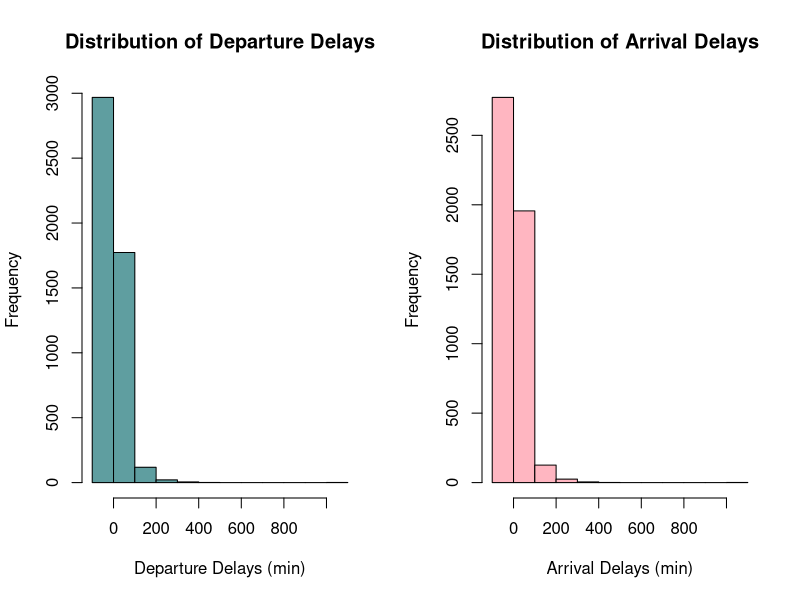
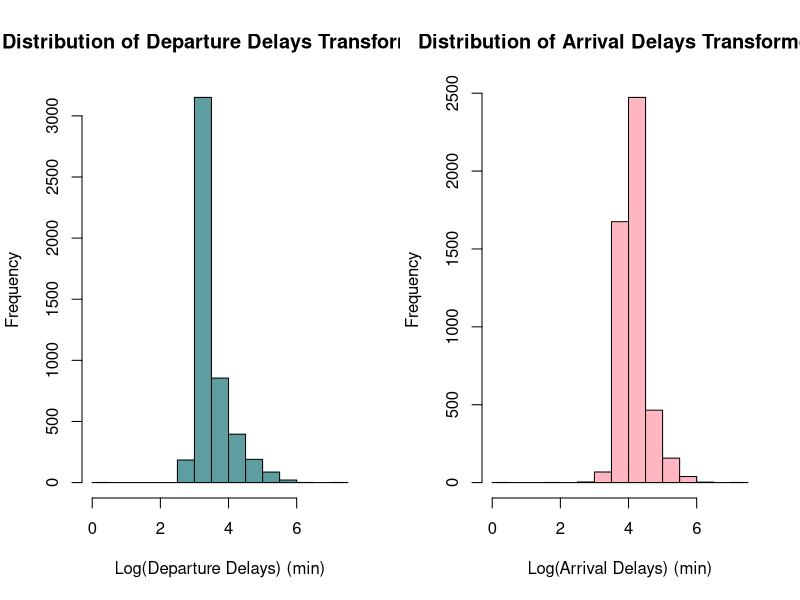
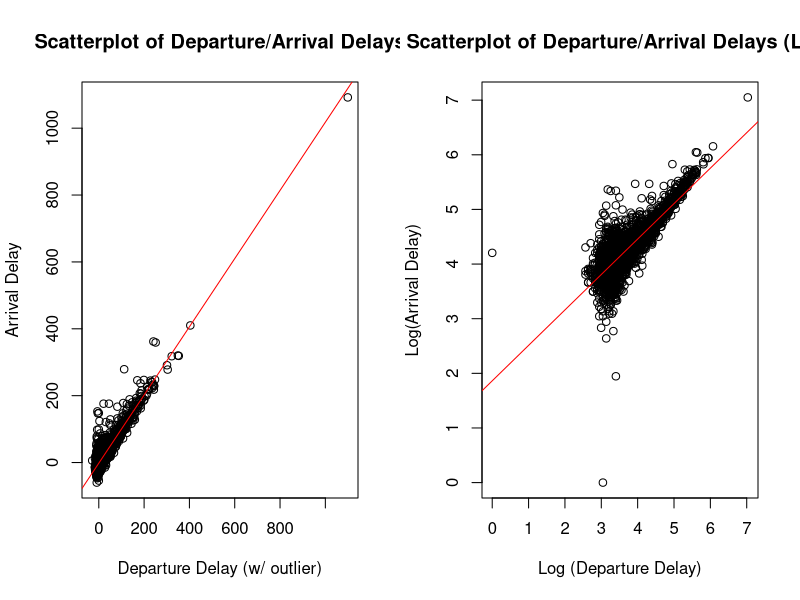
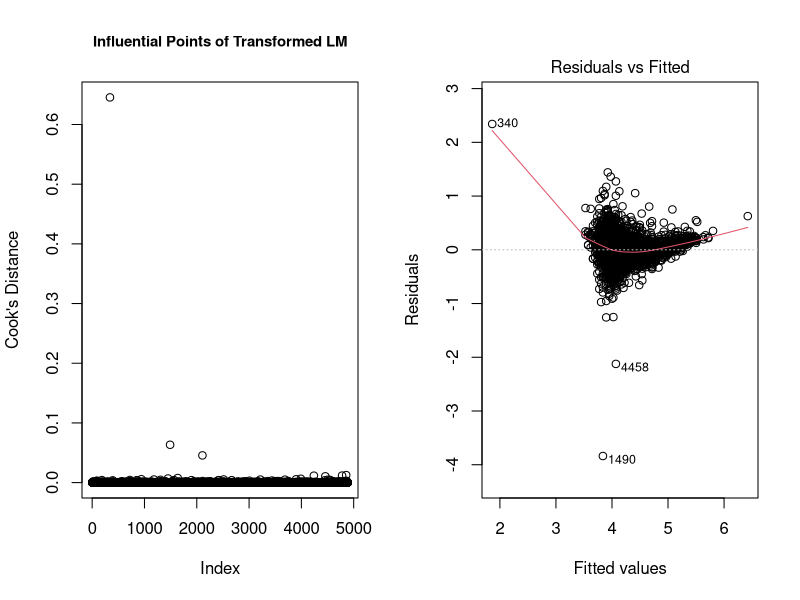
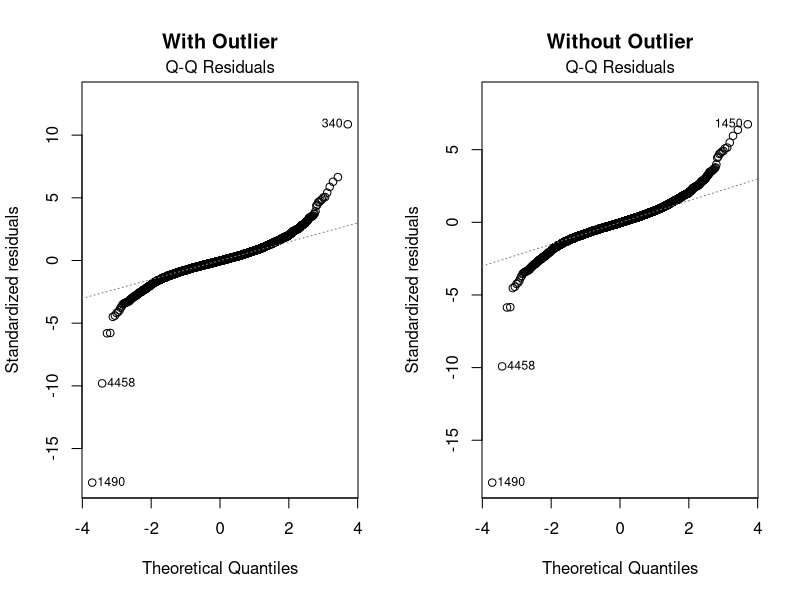
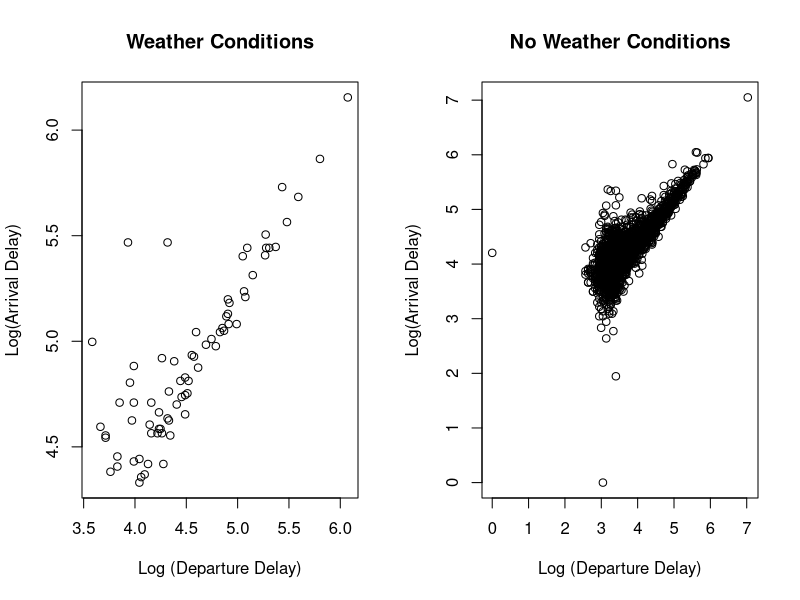

Here is the R script that generated these plots, in order:
## ---- chunk 1
# By default, do not include R source code in the PDF. We do not want to see
# code, only your text and figures.
knitr::opts_chunk$set(echo = FALSE)
knitr::opts_chunk$set(message = FALSE) 
knitr::opts_chunk$set(warning = FALSE)
## ---- chunk 2
#initial EDA analysis on departure and arrival delays
airlines = read.csv("airlines.csv", header=T)
par(mfrow = c(1, 2))
hist(airlines$DepDelay, breaks=10, xlab= "Departure Delays (min)", main="Distribution of Departure Delays", col = "cadetblue")
hist(airlines$ArrDelay, breaks=10, xlab = "Arrival Delays (min)", main="Distribution of Arrival Delays", col = "lightpink")
## ---- chunk 3
#transformed EDA analysis of log(departure) and log(arrival delays)
par(mfrow = c(1, 2))
#previous mins were -60 for arrival delays and -29 for departure delays
airlines$LogDepDelay = log(airlines$DepDelay + 30)
airlines$LogArrDelay = log(airlines$ArrDelay + 61)

#Plot distributions of transformed data
hist(airlines$LogDepDelay, breaks=12, xlab= "Log(Departure Delays) (min)", main="Distribution of Departure Delays Transformed", col="cadetblue")
hist(airlines$LogArrDelay, breaks=12, xlab = "Log(Arrival Delays) (min)", main="Distribution of Arrival Delays Transformed", col="lightpink")
## ---- chunk 4
#scatterplot w/ and w/o outlier
par(mfrow = c(1, 2))

delay.lm1 = lm(ArrDelay~DepDelay, airlines)
plot(airlines$DepDelay, airlines$ArrDelay, main="Scatterplot of Departure/Arrival Delays", xlab="Departure Delay (w/ outlier)", ylab="Arrival Delay")
abline(delay.lm1, col="red")

outlier.idx = (which(airlines$DepDelay == max(airlines$DepDelay)))
airlines.adj = airlines[-c(which(airlines$DepDelay == max(airlines$DepDelay))),]
#confirmed airlines.adj outlier not super influential

delay.lm2 = lm(LogArrDelay~LogDepDelay, airlines)
plot(airlines$LogDepDelay, airlines$LogArrDelay, main="Scatterplot of Departure/Arrival Delays (Log)", xlab="Log (Departure Delay)", ylab="Log(Arrival Delay)")
abline(delay.lm2, col="red")

#summary(delay.lm2)
## ---- chunk 5
#cooks distance
model_cooks= cooks.distance(delay.lm2)
plot(model_cooks, main="Influential Points of Transformed LM", ylab="Cook's Distance", cex.main=0.9)
#sort(pf(model_cooks, 2, 4885), decreasing=T)
## ---- chunk 6
plot(delay.lm2, which=1)
## ---- chunk 7
par(mfrow = c(1, 2))
plot(delay.lm2, which=2, main="With Outlier")
airlines_rem = airlines[-c(340),]
delay.lm2.adj = lm(LogArrDelay~LogDepDelay, airlines_rem)
plot(delay.lm2.adj, which=2, main="Without Outlier")
## ---- chunk 8
#Estimate departure delay of 200 minutes.
#Provide a 90% confidence interval for flights of 200 min departure delays

exp(predict(delay.lm2, newdata=list(LogDepDelay=(log(200+30))), level=0.9, interval="confidence"))-61
## ---- chunk 9
delay.weather =  airlines[airlines$Weather==1,]
delay.normal = airlines[airlines$Weather==0,]
weather.model = lm(LogArrDelay~LogDepDelay+Weather, data=delay.weather)
normal.model = lm(LogArrDelay~LogDepDelay+Weather, data=delay.normal)

#plot
par(mfrow = c(1, 2))
plot(delay.weather$LogDepDelay, delay.weather$LogArrDelay, main="Weather Conditions", xlab="Log (Departure Delay)", ylab="Log(Arrival Delay)")
#abline(weather.model, col="red")

plot(delay.normal$LogDepDelay, delay.normal$LogArrDelay, main="No Weather Conditions", xlab="Log (Departure Delay)", ylab="Log(Arrival Delay)")
#abline(normal.model, col="red")
#summary(weather.model)
#summary(normal.model)
## ---- chunk 10
#confidence intervals
confint(weather.model, level=0.9)
confint(normal.model, level=0.9)
